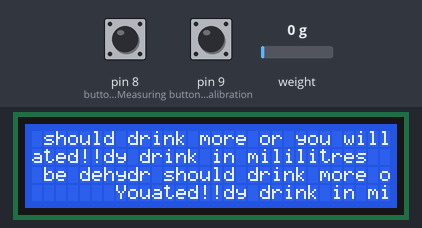
A sketch run on a simulated Arduino Uno, built with avr-gcc and run on an emulated ATmega328P. On the bench: 30×4 character LCD. The inputs (shaded band) are chosen by the test bench; at power-on: weight on the scale 0 g, pin 8 (buttonPinMeasuring) LOW, pin 9 (buttonPinCalibration) LOW.

Above: at 3.2 s.
3.3 s: weight on the scale set to 100 g
4.8 s: pin 8 (buttonPinMeasuring) pulled HIGH for 0.15 s
At 5.03 s:
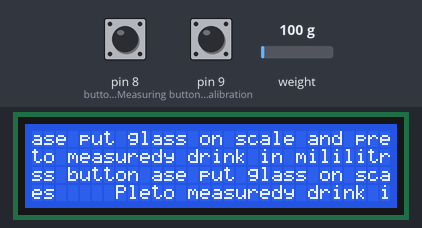
At 6.2 s:
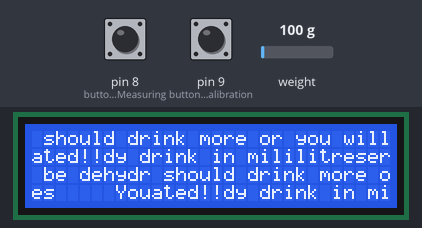
6.5 s: weight on the scale set to 2500 g
9.5 s: pin 8 (buttonPinMeasuring) pulled HIGH for 1 s
At 11.7 s:
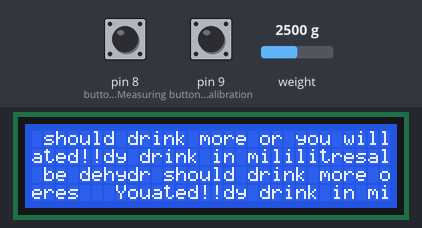
12.2 s: pin 9 (buttonPinCalibration) pulled HIGH for 0.15 s
15.3 s: pin 8 (buttonPinMeasuring) driven HIGH and pin 9 (buttonPinCalibration) driven HIGH
At 16.4 s:
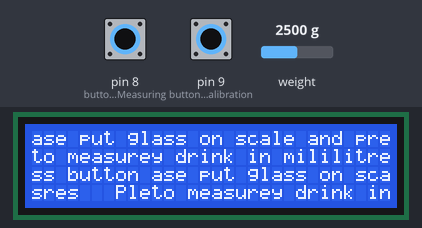
Timing chart, 0 to 18.1 s (numbered marks = the images above; inputs shaded):
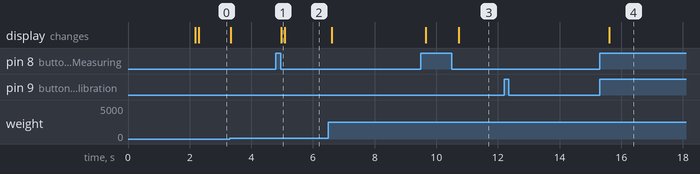

Measured:
- after the input at 4.8 s, the display: changes after 0.18 s (image 1)
- after the input at 9.5 s, the display: first changes after 0.16 s (image 3 shows a later state)
- after the input at 12.2 s, every drawn part: stays the same
- after the input at 15.3 s, the display: changes after 0.32 s (image 4)

The sketch:

SMAP_Arduino.ino
```cpp
/*
 Setup your scale and start the sketch WITHOUT a weight on the scale
 Once readings are displayed place the weight on the scale
 Press +/- or a/z to adjust the calibration_factor until the output readings match the known weight
 Arduino pin 6 -> HX711 CLK
 Arduino pin 7 -> HX711 DOUT
 Arduino pin 5V -> HX711 VCC
 Arduino pin GND -> HX711 GND
*/

/*
 * LCD RS pin na digital pin 12
 * LCD Enable pin na digital pin 11
 * LCD D4 pin na digital pin 5
 * LCD D5 pin na digital pin 4
 * LCD D6 pin na digital pin 3
 * LCD D7 pin na digital pin 2
 * LCD R/W pin na GND
 * LCD VSS pin na GND
 * LCD VCC pin na 5V
 * LCD V0 pin přes potenci na zem
 *  (kontrast)
 */


#include "HX711.h"
#include <LiquidCrystal.h>
LiquidCrystal lcd(12, 11, 5, 4, 3, 2);
HX711 scale(6, 7);
const int buttonPinMeasuring = 8;
const int buttonPinCalibration = 9;

float calibration_factor = 2230; // this calibration factor is adjusted according to my load cell
float units;
float ounces;
float measuring_water;
unsigned long startMillis;
unsigned long currentMillis;
int buttonStateMeasuring = 0;
int buttonStateCalibration = 0;

void setup() {
  lcd.begin(30, 4);
  lcd.setCursor ( 2, 1 );
  lcd.print("---------------!");
  delay(1000);

  pinMode(buttonPinMeasuring, INPUT);
  pinMode(buttonPinCalibration, INPUT);

  scale.set_scale();
  scale.tare();  //Reset the scale to 0

  startMillis = millis();  //save the start time
}

void loop() {

  currentMillis = millis();
  long elapsedTimeInMinutes = ((currentMillis - startMillis) * 1000) * 0.017;

  buttonStateMeasuring = digitalRead(buttonPinMeasuring);
  buttonStateCalibration = digitalRead(buttonPinCalibration);

  units = scale.get_units(), 10;
  if (units < 0)
  {
    units = 0.00;
  }

  if (buttonStateCalibration == HIGH) {
    scale.set_scale(units);
  }

  if (buttonStateMeasuring == HIGH) {
    measuring_water += units;
  }

  lcd.setCursor(7, 1);
  lcd.print(units);
  lcd.print("grams on scale");
  lcd.setCursor(7, 2);
  lcd.print(measuring_water);
  lcd.print("already drink in mililitres");
  lcd.setCursor(7, 3);
  lcd.print(elapsedTimeInMinutes);
  lcd.print("in time");

  if(elapsedTimeInMinutes > 1500 && measuring_water < 2000){
    lcd.setCursor(7, 4);
    lcd.print("You should drink more or you will be dehydrated!!");
  } else {
    lcd.setCursor(7, 4);
    lcd.print("Please put glass on scale and press button to measure");
  }

  if(elapsedTimeInMinutes = 1560){
    measuring_water = 0;
    startMillis = 0;
    elapsedTimeInMinutes = 0;
  }

}
```
